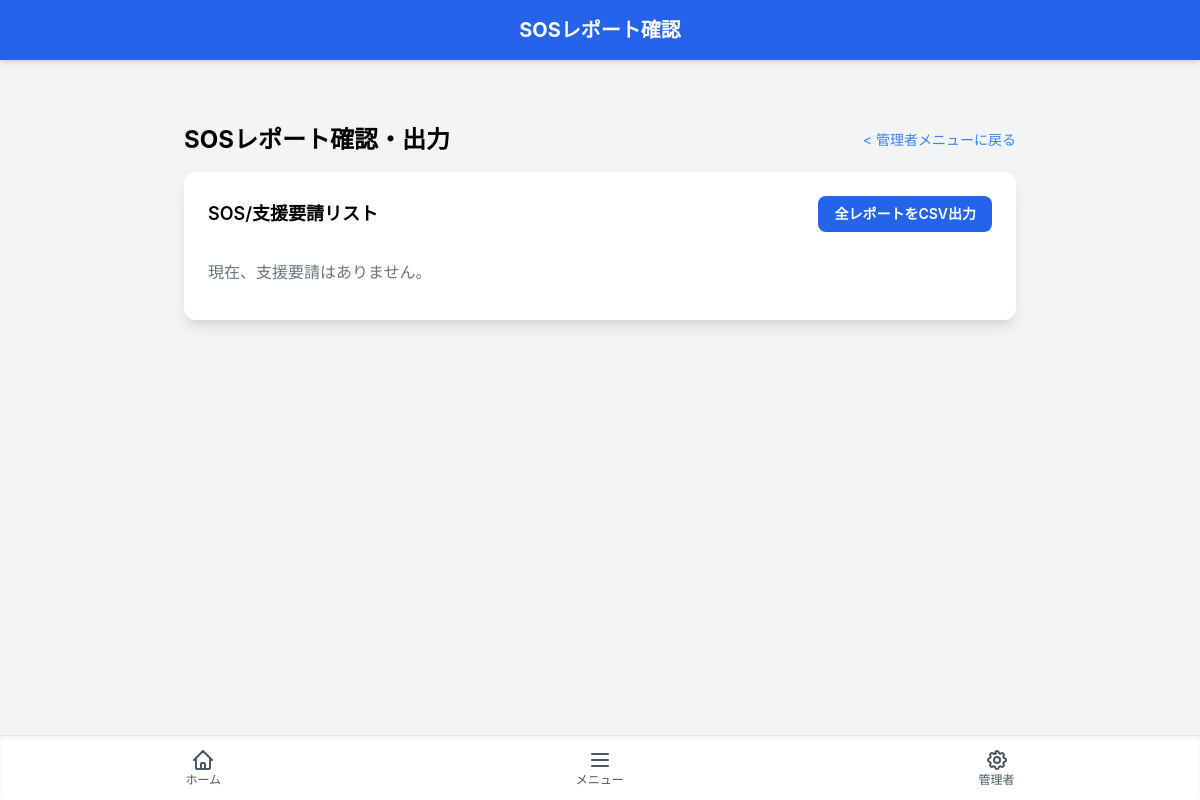
Before: /admin/sos_reports (signed in) with the older database file.
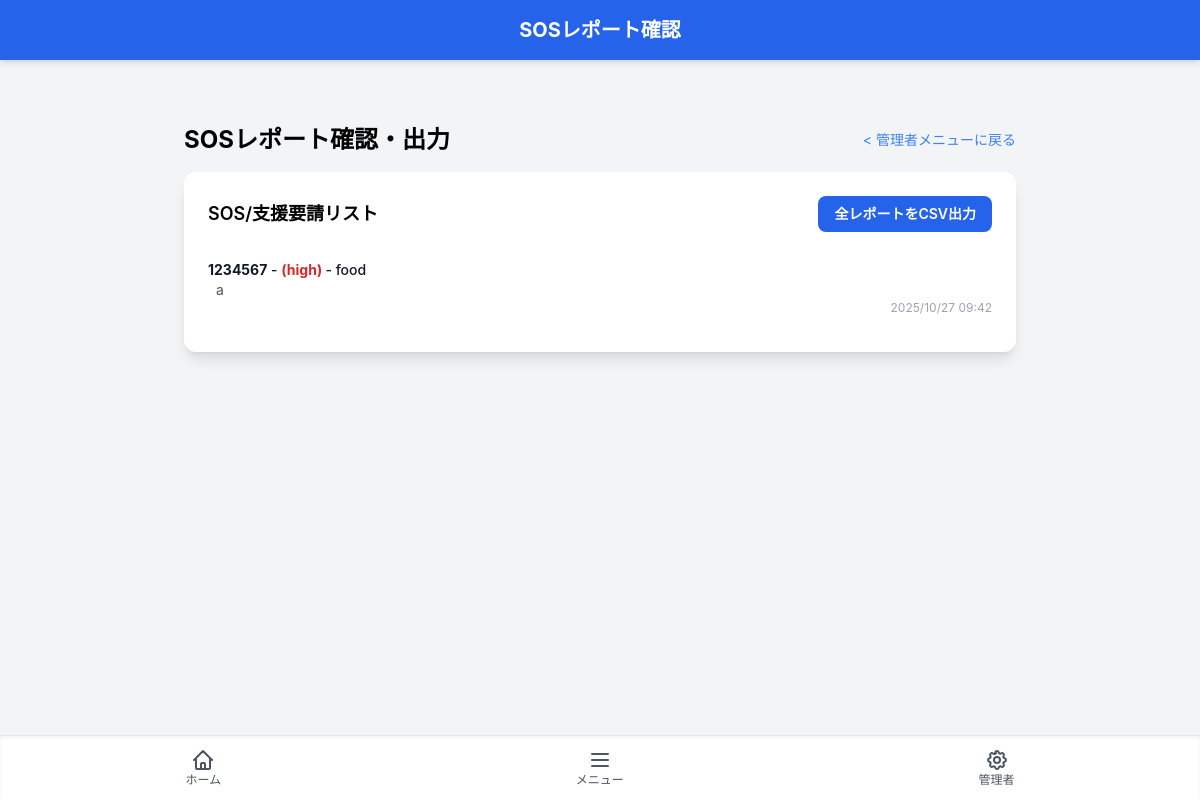
After: the same page with the newer database file.
### models.py (models this page shows, shortened)
class SupportRequest(db.Model):
    id = db.Column(db.Integer, primary_key=True)
    category = db.Column(db.String(100), nullable=False)
    priority = db.Column(db.String(50), nullable=False)
    details = db.Column(db.Text, nullable=True)
    timestamp = db.Column(db.DateTime, index=True, default=datetime.datetime.now)
    user_id = db.Column(db.Integer, db.ForeignKey('user.id'), nullable=False)

class User(UserMixin, db.Model):
    id = db.Column(db.Integer, primary_key=True)
    username = db.Column(db.String(100), unique=True, nullable=False)
    password_hash = db.Column(db.String(256), nullable=False)
    is_admin = db.Column(db.Boolean, nullable=False, default=False)
    requests = db.relationship('SupportRequest', backref='author', lazy=True)
    sos_signals = db.relationship('SOSSignal', backref='author', lazy=True)
    chat_messages = db.relationship('ChatMessage', backref='author', lazy=True)
    community_posts = db.relationship('CommunityPost', backref='author', lazy=True)
    groups = db.relationship('Group', secondary=user_group_association, lazy='subquery',
                             backref=db.backref('members', lazy=True))
    group_chat_messages = db.relationship('GroupChatMessage', backref='author', lazy=True)

### app.py (the view)
@app.route('/admin/sos_reports')
@login_required
@admin_required
def admin_sos_reports():
    try:
        reports = SupportRequest.query.options(db.joinedload(SupportRequest.author)).order_by(db.case( (SupportRequest.priority == 'high', 1), (SupportRequest.priority == 'medium', 2), (SupportRequest.priority == 'low', 3), else_=4), SupportRequest.timestamp.desc()).all()
    except Exception as e:
        app.logger.error(f"SOS reports fetch error: {e}"); reports = []; flash('SOSレポート取得失敗', 'danger')
    return render_template('admin/sos_reports.html', title='SOSレポート確認', reports=reports)

### app.py (called while the page is built)
@login_manager.user_loader
def load_user(user_id):
    return db.session.get(User, int(user_id))

def admin_required(f):
    @wraps(f)
    def decorated_function(*args, **kwargs):
        if not current_user.is_authenticated:
            return login_manager.unauthorized()
        if not current_user.is_admin:
            flash('このページにアクセスする権限がありません。', 'danger')
            return redirect(url_for('home'))
        return f(*args, **kwargs)
    return decorated_function

### templates/admin/sos_reports.html
{% extends "layout.html" %}
{% block title %}SOSレポート確認{% endblock %}
{% block content %}
<div class="p-4 md:p-8 max-w-4xl mx-auto">
    <div class="flex justify-between items-center mb-4">
        <h2 class="text-2xl font-bold">SOSレポート確認・出力</h2>
        <a href="{{ url_for('admin_menu') }}" class="text-sm text-blue-500 hover:underline">&lt; 管理者メニューに戻る</a>
    </div>
    <div class="bg-white p-6 rounded-xl shadow-lg">
        <div class="flex justify-between items-center mb-4">
            <h3 class="text-lg font-semibold">SOS/支援要請リスト</h3>
            <a href="{{ url_for('admin_export_csv') }}" class="bg-blue-600 text-white px-4 py-2 rounded-lg hover:bg-blue-700 transition-colors font-semibold text-sm">
                全レポートをCSV出力
            </a>
        </div>
        <ul class="divide-y divide-gray-200">
            {% for report in reports %}
            <li class="py-3">
                <p class="text-sm font-medium text-gray-900">
                    <strong>{{ report.author.username }}</strong> -
                    <span class="font-bold
                        {% if report.priority == 'high' %}text-red-600
                        {% elif report.priority == 'medium' %}text-yellow-600
                        {% else %}text-green-600{% endif %}">
                        ({{ report.priority }})
                    </span>
                    - {{ report.category }}
                </p>
                <p class="text-sm text-gray-600 pl-2">{{ report.details }}</p>
                <p class="text-xs text-gray-400 text-right">{{ report.timestamp.strftime('%Y/%m/%d %H:%M') }}</p>
            </li>
            {% else %}
            <li class="py-3 text-gray-500">現在、支援要請はありません。</li>
            {% endfor %}
        </ul>
    </div>
</div>
{% endblock %}

Changed rows visible on the page:
added SupportRequest: author.username "1234567", priority "high", category "food", details "a", timestamp "2025/10/27 09:42"
Other visible differences:
text no longer shown: "現在、支援要請はありません。"
